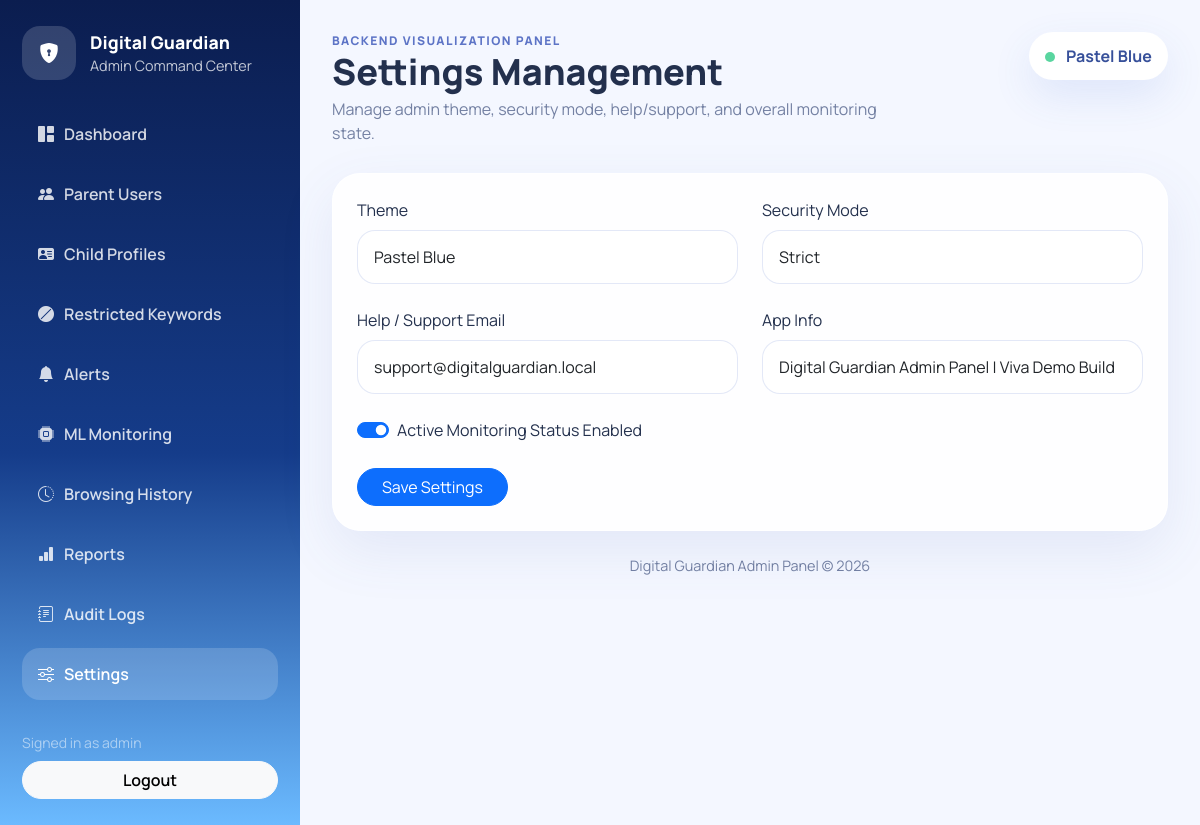
Page /admin/settings (signed in) on the committed database.
### app/models/__init__.py (models this page shows)
class AdminPanelSetting(db.Model):
    __tablename__ = "admin_panel_settings"
    id = db.Column(db.Integer, primary_key=True)
    theme = db.Column(db.String(30), default="pastel-blue", nullable=False)
    security_mode = db.Column(db.String(40), default="strict", nullable=False)
    support_email = db.Column(db.String(160), default="support@digitalguardian.local", nullable=False)
    app_info = db.Column(
        db.String(255),
        default="Digital Guardian Admin Panel",
        nullable=False,
    )
    monitoring_enabled = db.Column(db.Boolean, default=True, nullable=False)
    created_at = db.Column(db.DateTime, default=datetime.utcnow, nullable=False)
    updated_at = db.Column(db.DateTime, default=datetime.utcnow, onupdate=datetime.utcnow, nullable=False)

### app/routes/admin.py (the view, shortened to what this page needs)
@admin_bp.route("/settings", methods=["GET", "POST"])
@admin_required
def settings():
    settings_obj = get_admin_panel_settings()
    return render_template("admin/settings.html", settings=settings_obj)

### app/models/__init__.py (called while the page is built)
def get_admin_panel_settings():
    settings = AdminPanelSetting.query.first()
    if settings is None:
        settings = AdminPanelSetting()
        db.session.add(settings)
        db.session.commit()
    return settings

### app/routes/admin.py (called while the page is built)
def admin_required(view):
    @wraps(view)
    def wrapped_view(*args, **kwargs):
        if "admin_id" not in session:
            return redirect(url_for("admin.login", next=request.path))
        return view(*args, **kwargs)
    return wrapped_view

@admin_bp.app_context_processor
def inject_admin_globals():
    return {
        "admin_username": session.get("admin_username"),
        "admin_theme": get_admin_panel_settings().theme if db.session else "pastel-blue",
        "current_year": datetime.utcnow().year,
    }

### app/templates/admin/settings.html
{% extends "admin/base.html" %}
{% block page_title %}Settings Management{% endblock %}
{% block page_subtitle %}Manage admin theme, security mode, help/support, and overall monitoring state.{% endblock %}
{% block content %}
<div class="panel-card form-card">
  <form method="post" class="row g-4">
    <div class="col-md-6">
      <label class="form-label">Theme</label>
      <select class="form-select" name="theme">
        {% for value in ['pastel-blue', 'executive-light', 'soft-graphite'] %}
        <option value="{{ value }}" {% if settings.theme == value %}selected{% endif %}>{{ value|replace('-', ' ')|title }}</option>
        {% endfor %}
      </select>
    </div>
    <div class="col-md-6">
      <label class="form-label">Security Mode</label>
      <select class="form-select" name="security_mode">
        {% for value in ['strict', 'enhanced', 'presentation-safe'] %}
        <option value="{{ value }}" {% if settings.security_mode == value %}selected{% endif %}>{{ value|replace('-', ' ')|title }}</option>
        {% endfor %}
      </select>
    </div>
    <div class="col-md-6">
      <label class="form-label">Help / Support Email</label>
      <input type="email" class="form-control" name="support_email" value="{{ settings.support_email }}">
    </div>
    <div class="col-md-6">
      <label class="form-label">App Info</label>
      <input class="form-control" name="app_info" value="{{ settings.app_info }}">
    </div>
    <div class="col-12">
      <div class="form-check form-switch">
        <input class="form-check-input" type="checkbox" name="monitoring_enabled" {% if settings.monitoring_enabled %}checked{% endif %}>
        <label class="form-check-label">Active Monitoring Status Enabled</label>
      </div>
    </div>
    <div class="col-12">
      <button class="btn btn-primary rounded-pill px-4">Save Settings</button>
    </div>
  </form>
</div>
{% endblock %}

### app/templates/admin/base.html (shortened to what this page needs)
<!doctype html>
<html lang="en">
<head>
  <link href="https://cdn.jsdelivr.net/npm/bootstrap@5.3.3/dist/css/bootstrap.min.css" rel="stylesheet">
  <link href="https://cdn.jsdelivr.net/npm/bootstrap-icons@1.11.3/font/bootstrap-icons.css" rel="stylesheet">
  <link href="{{ url_for('admin.static', filename='admin.css') }}" rel="stylesheet">
</head>
<body class="admin-shell">
  <div class="admin-layout">
    <aside class="admin-sidebar">
      <div>
        <a class="brand-block text-decoration-none" href="{{ url_for('admin.dashboard') }}">
          <div class="brand-icon"><i class="bi bi-shield-lock-fill"></i></div>
          <div>
            <div class="brand-title">Digital Guardian</div>
            <div class="brand-subtitle">Admin Command Center</div>
          </div>
        </a>
        <nav class="nav flex-column nav-pills admin-nav">
          <a class="nav-link {% if request.endpoint == 'admin.dashboard' %}active{% endif %}" href="{{ url_for('admin.dashboard') }}"><i class="bi bi-grid-1x2-fill"></i>Dashboard</a>
          <a class="nav-link {% if request.endpoint in ['admin.parents', 'admin.create_parent', 'admin.edit_parent'] %}active{% endif %}" href="{{ url_for('admin.parents') }}"><i class="bi bi-people-fill"></i>Parent Users</a>
          <a class="nav-link {% if request.endpoint in ['admin.children', 'admin.create_child', 'admin.edit_child'] %}active{% endif %}" href="{{ url_for('admin.children') }}"><i class="bi bi-person-vcard-fill"></i>Child Profiles</a>
          <a class="nav-link {% if request.endpoint in ['admin.keywords', 'admin.create_keyword', 'admin.edit_keyword'] %}active{% endif %}" href="{{ url_for('admin.keywords') }}"><i class="bi bi-ban-fill"></i>Restricted Keywords</a>
          <a class="nav-link {% if request.endpoint == 'admin.alerts' %}active{% endif %}" href="{{ url_for('admin.alerts') }}"><i class="bi bi-bell-fill"></i>Alerts</a>
          <a class="nav-link {% if request.endpoint == 'admin.ml_monitoring' %}active{% endif %}" href="{{ url_for('admin.ml_monitoring') }}"><i class="bi bi-cpu-fill"></i>ML Monitoring</a>
          <a class="nav-link {% if request.endpoint == 'admin.history' %}active{% endif %}" href="{{ url_for('admin.history') }}"><i class="bi bi-clock-history"></i>Browsing History</a>
          <a class="nav-link {% if request.endpoint == 'admin.reports' %}active{% endif %}" href="{{ url_for('admin.reports') }}"><i class="bi bi-bar-chart-fill"></i>Reports</a>
          <a class="nav-link {% if request.endpoint == 'admin.audit_logs' %}active{% endif %}" href="{{ url_for('admin.audit_logs') }}"><i class="bi bi-journal-text"></i>Audit Logs</a>
          <a class="nav-link {% if request.endpoint == 'admin.settings' %}active{% endif %}" href="{{ url_for('admin.settings') }}"><i class="bi bi-sliders"></i>Settings</a>
        </nav>
      </div>
      <div class="sidebar-footer">
        <div class="small text-white-50 mb-2">Signed in as {{ admin_username }}</div>
        <a href="{{ url_for('admin.logout') }}" class="btn btn-light w-100 rounded-pill fw-semibold">Logout</a>
      </div>
    </aside>
    <main class="admin-content">
      <div class="content-topbar">
        <div>
          <div class="eyebrow">Backend visualization panel</div>
          <h1 class="page-title mb-1">{% block page_title %}Dashboard{% endblock %}</h1>
          <p class="page-subtitle mb-0">{% block page_subtitle %}Real-time admin insight for Digital Guardian.{% endblock %}</p>
        </div>
        <div class="status-pill">
          <span class="status-dot"></span>
          {{ admin_theme|replace('-', ' ')|title }}
        </div>
      </div>
      {% block content %}{% endblock %}
      <footer class="admin-footer">Digital Guardian Admin Panel &copy; {{ current_year }}</footer>
    </main>
  </div>
</body>
</html>

### app/static/admin.css (style rules this page uses)
:root { --bg: #f4f7ff; --sidebar: linear-gradient(180deg, #0b1d4f 0%, #153c8a 55%, #6bbaff 100%); --text: #23304d; --muted: #7481a3; --card: rgba(255, 255, 255, 0.86); --line: rgba(91, 140, 255, 0.12); }
* { box-sizing: border-box; }
body { font-family: "Manrope", sans-serif; background: var(--bg); color: var(--text); }
.admin-layout { display: flex; min-height: 100vh; }
.admin-sidebar { width: 300px; padding: 26px 22px; display: flex; flex-direction: column; justify-content: space-between; background: var(--sidebar); color: white; }
.brand-block { display: flex; gap: 14px; align-items: center; margin-bottom: 28px; }
.brand-icon { width: 54px; height: 54px; border-radius: 18px; display: grid; place-items: center; background: rgba(255,255,255,0.16); color: white; font-size: 1.25rem; }
.brand-title { font-size: 1.1rem; font-weight: 800; color: white; }
.brand-subtitle { font-size: 0.9rem; color: rgba(255,255,255,0.75); }
.admin-nav .nav-link { color: rgba(255,255,255,0.82); border-radius: 18px; padding: 14px 16px; font-weight: 600; margin-bottom: 8px; }
.admin-nav .nav-link i { margin-right: 10px; }
.admin-nav .nav-link.active, .admin-nav .nav-link:hover { background: rgba(255,255,255,0.16); color: white; }
.admin-content { flex: 1; padding: 32px; }
.content-topbar { display: flex; justify-content: space-between; align-items: flex-start; gap: 16px; margin-bottom: 28px; }
.eyebrow { text-transform: uppercase; letter-spacing: .12em; font-size: .75rem; font-weight: 800; color: #5d74c6; }
.page-title { font-size: clamp(1.9rem, 3vw, 2.8rem); font-weight: 800; }
.page-subtitle { color: var(--muted); max-width: 60ch; }
.status-pill { padding: 12px 16px; background: white; border-radius: 999px; color: #37509a; box-shadow: 0 16px 40px rgba(64, 104, 211, 0.12); font-weight: 700; }
.status-dot { display: inline-block; width: 10px; height: 10px; background: #59d59f; border-radius: 50%; margin-right: 8px; }
.metric-card, .panel-card { background: var(--card); border: 1px solid rgba(255,255,255,0.65); border-radius: 28px; box-shadow: 0 20px 55px rgba(74, 97, 174, 0.10); backdrop-filter: blur(22px); }
.panel-card { padding: 24px; }
.form-card .form-control, .form-card .form-select, .login-form-wrap .form-control { border-radius: 18px; padding: 14px 16px; border-color: rgba(130, 151, 219, 0.22); background: rgba(255,255,255,0.85); }
.sidebar-footer { margin-top: 24px; }
.admin-footer { color: var(--muted); margin-top: 24px; text-align: center; font-size: .9rem; }

### rows in the picture
AdminPanelSetting: theme "Pastel Blue", security_mode "Strict", support_email "support@digitalguardian.local", app_info "Digital Guardian Admin Panel | Viva Demo Build", monitoring_enabled "☑"

### other values in the picture
{{ admin_username }} "admin"
